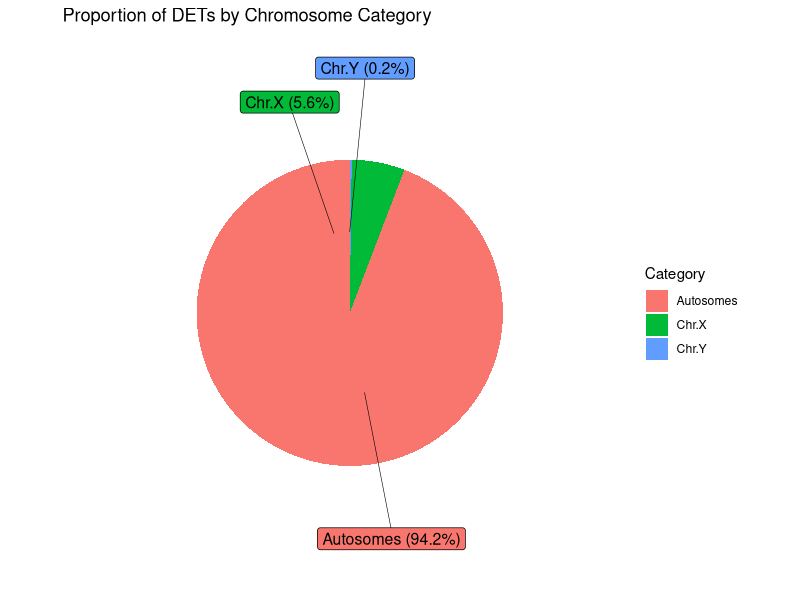
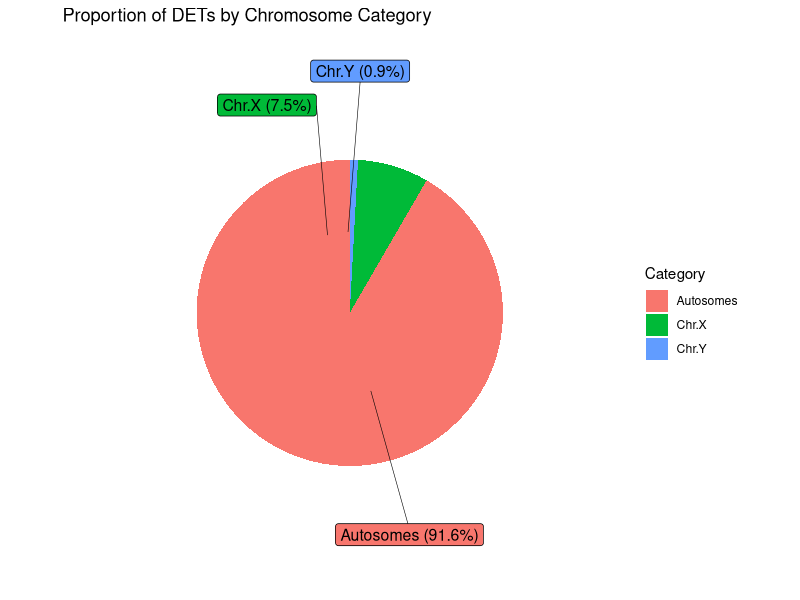
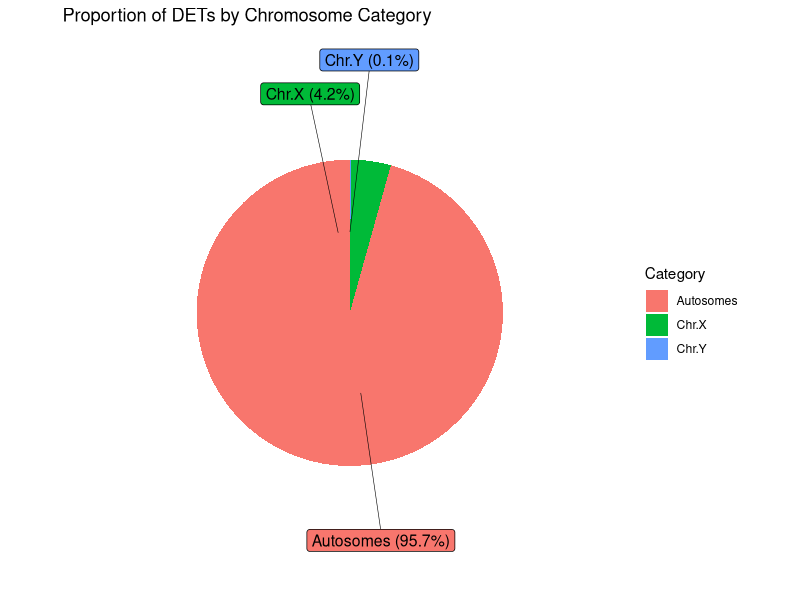
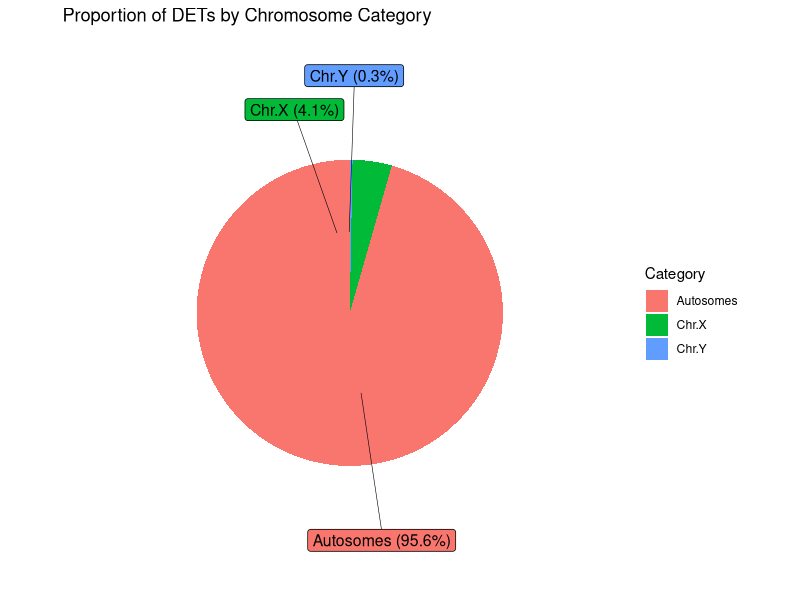
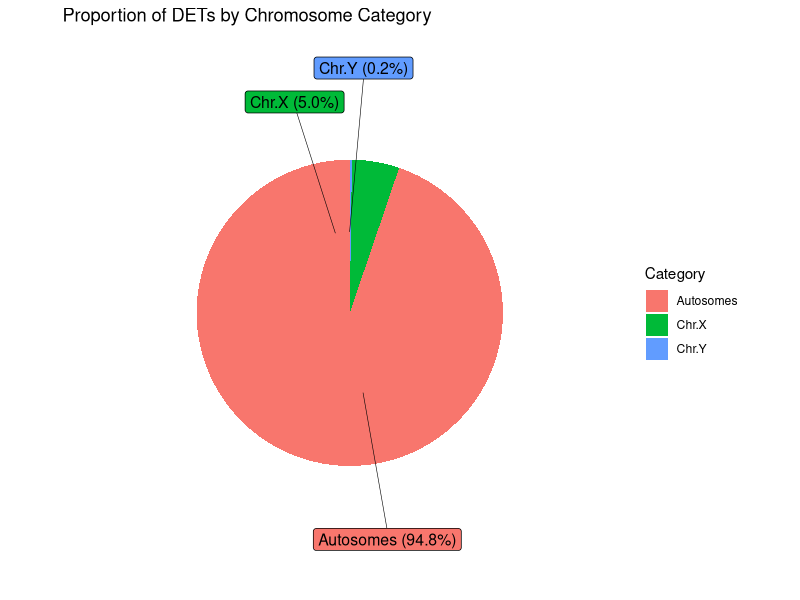
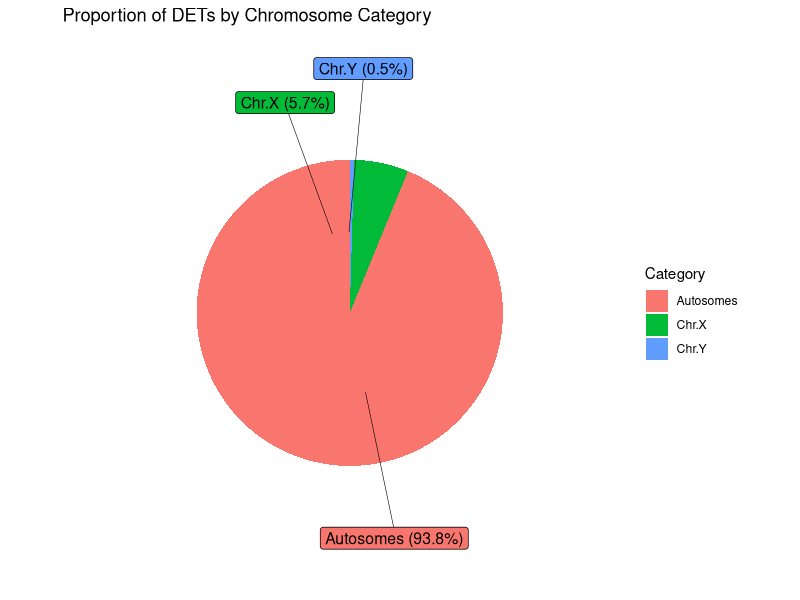

Recreate these plots in R, in order.
##Script for diverse plots and visualization of the data

# Load libraries
library(ggplot2)
library(ggpubr)
library(openxlsx)
library(ggrepel)
library(dplyr)

# Load data: DTE results
names_sheets <- c("KS_iPSCs", "HGA_iPSCs", "KS_NSCs", "HGA_NSCs", "KS_Neurons", "HGA_Neurons")

dte_results <- lapply(names_sheets, function(sheet) {
  read.xlsx("./results/DTE_results_2run.xlsx", sheet = sheet)
})

# Asign names to each data frame
ks_ipscs_res <- dte_results[[1]]
hga_ipscs_res <- dte_results[[2]]
ks_nscs_res <- dte_results[[3]]
hga_nscs_res <- dte_results[[4]]
ks_neurons_res <- dte_results[[5]]
hga_neurons_res <- dte_results[[6]]

# Plotting diverse statistics

#Pie chart yo show the proportion of DETs across chromosomes
create_dte_pie_chart <- function(data, file_name = "dte_pie_chart.png") {

  # Filter out transcripts categorized as "ns"
  filtered_data <- data %>%
    filter(DE != "NS")
  
  # Categorize transcripts by chromosome type
  dte_categories <- filtered_data %>%
    mutate(category = case_when(
      chromosome %in% as.character(1:22) ~ "Autosomes",
      chromosome == "X" ~ "Chr.X",
      chromosome == "Y" ~ "Chr.Y",
      TRUE ~ "Other"
    )) %>%
    filter(category != "Other") %>%
    count(category) %>%
    mutate(proportion = n / sum(n),
           label = paste0(category, " (", scales::percent(proportion, accuracy = 0.1), ")"))
  
  # Create pie chart with labels outside using geom_label_repel
  plot <- ggplot(dte_categories, aes(x = "", y = proportion, fill = category)) +
    geom_bar(stat = "identity", width = 1) +
    coord_polar("y") +
    labs(title = "Proportion of DETs by Chromosome Category",
         x = NULL, y = NULL, fill = "Category") +
    theme_void() +
    geom_label_repel(aes(y = proportion / 2 + c(0, cumsum(proportion)[-length(proportion)]),
                         label = label),
                     nudge_x = 1,
                     show.legend = FALSE,
                     size = 4,
                     box.padding = 0.3,
                     point.padding = 0.3,
                     segment.size = 0.2)
  
  # Save the plot
  ggsave(filename = file_name, plot = plot, width = 6, height = 6, dpi = 300)
}

# ks ipscs
create_dte_pie_chart(ks_ipscs_res, "./Isoforms-Splicing_Bulk/plots/ks_ipscs_det_per_chr.png")
# hga ipscs
create_dte_pie_chart(hga_ipscs_res, "./Isoforms-Splicing_Bulk/plots/hga_ipscs_det_per_chr.png")
# ks nscs
create_dte_pie_chart(ks_nscs_res, "./Isoforms-Splicing_Bulk/plots/ks_nscs_det_per_chr.png")
# hga nscs
create_dte_pie_chart(hga_nscs_res, "./Isoforms-Splicing_Bulk/plots/hga_nscs_det_per_chr.png")
# ks neurons
create_dte_pie_chart(ks_neurons_res, "./Isoforms-Splicing_Bulk/plots/ks_neurons_det_per_chr.png")
# hga neurons
create_dte_pie_chart(hga_neurons_res, "./Isoforms-Splicing_Bulk/plots/hga_neurons_det_per_chr.png")

